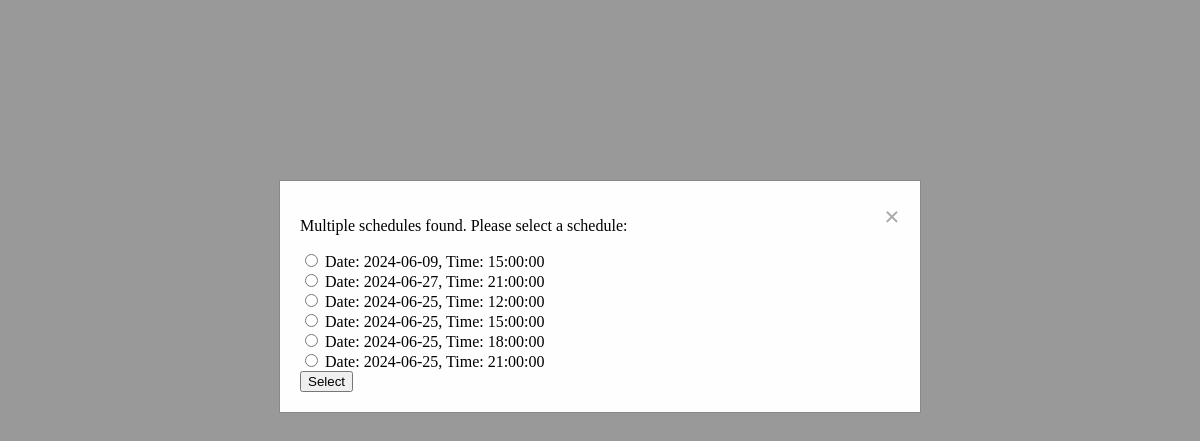
/admin/selectschedule.php?mid=133&msg=view (signed in), run on the app's committed database.
### tables this page shows
CREATE TABLE `schedules` (
  `S_ID` int(11) NOT NULL,
  `M_ID` int(11) NOT NULL,
  `SHOW_TIME` time NOT NULL,
  `DATE` date NOT NULL,
  `STATUS` int(10) NOT NULL DEFAULT 0
);

### admin/selectschedule.php (the view, shortened to what this page needs)
<!DOCTYPE html>
<html lang="en">
<head>
</head>
<body>
<?php
if(isset($_GET['mid']) && isset($_GET['msg'])) {
    $mid = $_GET['mid'];
    $msg = $_GET['msg'];
    include('../connect/db.php');
            $sql = "SELECT * FROM schedules WHERE M_ID = :mid";
            $stmt = $db->prepare($sql);
            $stmt->bindParam(':mid', $mid);
            $stmt->execute();
            $result = $stmt->fetchAll(PDO::FETCH_ASSOC);
            if(count($result) > 0) {
                if(count($result) > 1) {
                    echo "<div id='popup' class='modal'>";
                    echo "<div class='modal-content'>";
                    echo "<span class='close'>&times;</span>";
                    echo "<p>Multiple schedules found. Please select a schedule:</p>";
                    foreach($result as $schedule) {
                        $scheduleID = $schedule['S_ID'];
                        echo "<input type='radio' name='selected_schedule' value='$scheduleID'> Date: " . $schedule['DATE'] . ", Time: " . $schedule['SHOW_TIME'] . "<br>";
                    }
                    echo "<button id='submitBtn'>Select</button>";
                    echo "</div>";
                    echo "</div>";
                } else if (count($result) == 1) {
                    $schedule = $result[0];
                    if ($msg === "reservation") {
                        echo "<script>window.location.href = 'seat.php?sid=".$schedule['S_ID']."';</script>";
                    } elseif ($msg === "view") {
                        echo "<script>window.location.href = 'booking.php?sid=".$schedule['S_ID']."';</script>";
                    }
                }
            } else {
                echo "No schedules found ";
            }
        }
     else {
        echo "MID or msg not provided.";
    }
    ?>
</body>
</html>

### admin/selectschedule.php (style rules this page uses)
.modal { display: none; position: fixed; z-index: 1; left: 0; top: 0; width: 100%; height: 100%; overflow: auto; background-color: rgba(0, 0, 0, 0.4); }
.modal-content { background-color: #fefefe; margin: 15% auto; padding: 20px; border: 1px solid #888; width: 80%; max-width: 600px; }
.close { color: #aaa; float: right; font-size: 28px; font-weight: bold; }

### data on the page
schedules: DATE "2024-06-09", SHOW_TIME "15:00:00"
schedules: DATE "2024-06-27", SHOW_TIME "21:00:00"
schedules: DATE "2024-06-25", SHOW_TIME "12:00:00"
schedules: DATE "2024-06-25", SHOW_TIME "15:00:00"
schedules: DATE "2024-06-25", SHOW_TIME "18:00:00"
schedules: DATE "2024-06-25", SHOW_TIME "21:00:00"
